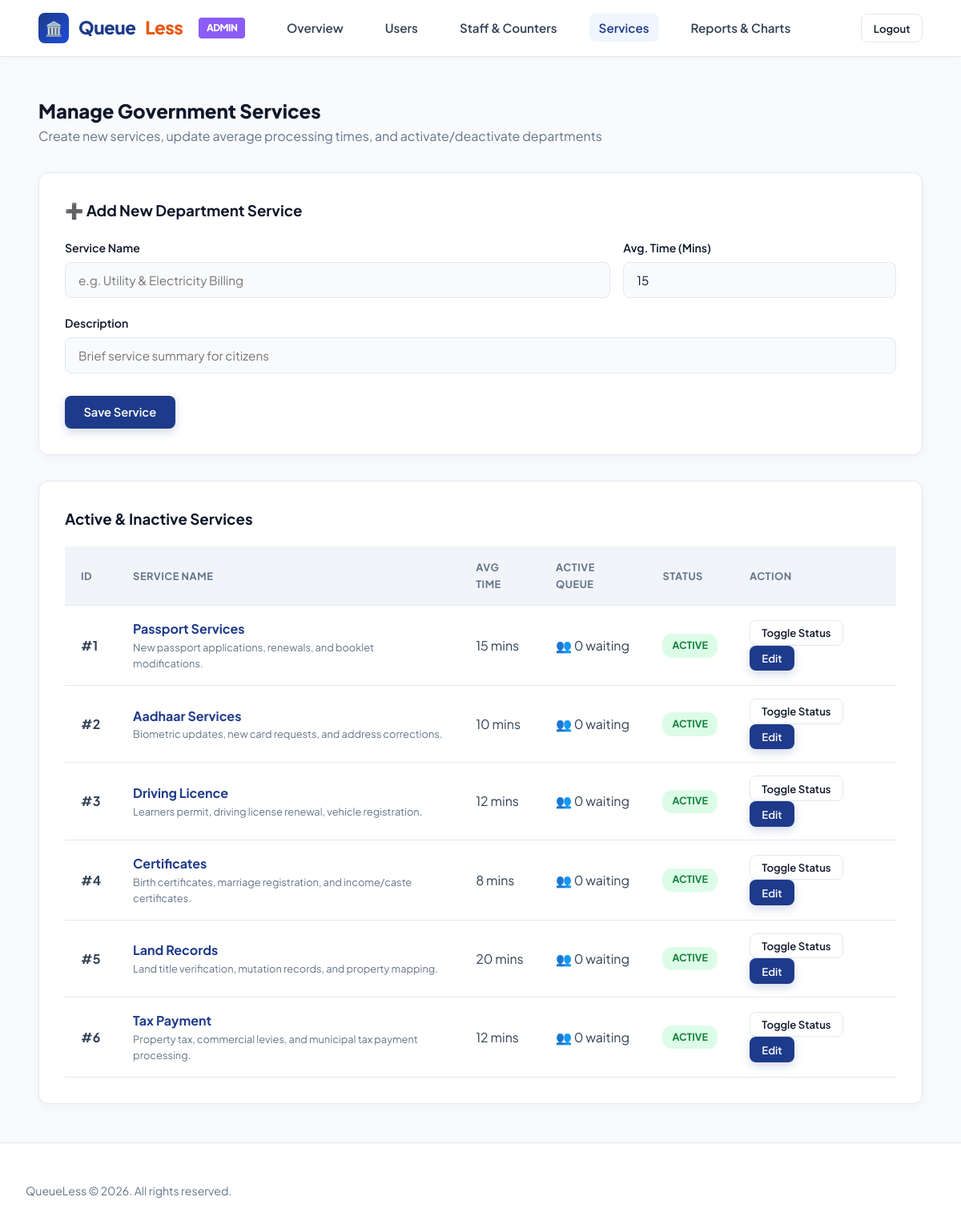
Page /admin/services (signed in) on the committed database.
### models/service.py (models this page shows)
class Service(db.Model):
    __tablename__ = 'services'
    id = db.Column(db.Integer, primary_key=True, autoincrement=True)
    service_name = db.Column(db.String(100), nullable=False, unique=True)
    description = db.Column(db.Text, nullable=True)
    average_service_time = db.Column(db.Integer, default=15) # in minutes
    status = db.Column(db.String(20), default='active', index=True) # 'active', 'inactive'
    created_at = db.Column(db.DateTime, default=datetime.utcnow)
    counters = db.relationship('Counter', backref='service', lazy=True)
    tokens = db.relationship('Token', backref='service', lazy=True)
    @property
    def is_active(self):
        return self.status == 'active'
    def to_dict(self):
        active_tokens = [t for t in self.tokens if t.status in ['waiting', 'serving']]
        return {
            'id': self.id,
            'service_name': self.service_name,
            'name': self.service_name, # helper alias for template compatibility
            'description': self.description,
            'average_service_time': self.average_service_time,
            'status': self.status,
            'is_active': self.is_active,
            'active_queue_count': len(active_tokens),
            'created_at': self.created_at.strftime('%Y-%m-%d %H:%M:%S') if self.created_at else None
        }

### models/token.py (models this page shows, shortened)
class Token(db.Model):
    __tablename__ = 'tokens'
    id = db.Column(db.Integer, primary_key=True, autoincrement=True)
    token_number = db.Column(db.String(20), nullable=False, unique=True)
    user_id = db.Column(db.Integer, db.ForeignKey('users.id'), nullable=False, index=True)
    service_id = db.Column(db.Integer, db.ForeignKey('services.id'), nullable=False, index=True)
    counter_id = db.Column(db.Integer, db.ForeignKey('counters.id'), nullable=True)
    status = db.Column(db.String(20), default='waiting', index=True) # 'waiting', 'serving', 'completed', 'skipped', 'cancelled'
    queue_position = db.Column(db.Integer, default=0)
    estimated_wait = db.Column(db.Integer, default=0) # in minutes
    created_at = db.Column(db.DateTime, default=datetime.utcnow, index=True)
    called_at = db.Column(db.DateTime, nullable=True)
    completed_at = db.Column(db.DateTime, nullable=True)
    __table_args__ = (
        db.Index('idx_tokens_service_status', 'service_id', 'status'),
    )
    notifications = db.relationship('Notification', backref='token', lazy=True, cascade="all, delete-orphan")

### routes/admin.py (the view, shortened to what this page needs)
@admin_bp.route('/services', methods=['GET', 'POST'])
@admin_required
def services():
    all_services = Service.query.all()
    return render_template('admin/services.html', services=all_services)

### routes/admin.py (called while the page is built)
def admin_required(f):
    @wraps(f)
    def decorated_function(*args, **kwargs):
        if 'user_id' not in session:
            flash('Please log in first.', 'warning')
            return redirect(url_for('auth.login'))
        if session.get('role') != 'admin':
            flash('Access denied. Administrator privileges required.', 'danger')
            return redirect(url_for('index'))
        return f(*args, **kwargs)
    return decorated_function

### templates/admin/services.html (shortened to what this page needs)
<!DOCTYPE html>
<html lang="en">
<head>
  <link rel="stylesheet" href="{{ url_for('static', filename='css/style.css') }}">
</head>
<body>
  <nav class="navbar">
    <div class="nav-left">
      <a href="{{ url_for('index') }}" class="brand">
        <div class="brand-icon">🏛️</div>
        Queue<span>Less</span> <span style="font-size: 0.75rem; background: #8b5cf6; color: white; padding: 0.2rem 0.6rem; border-radius: 4px; margin-left: 0.5rem;">ADMIN</span>
      </a>
      <ul class="nav-menu">
        <li><a href="{{ url_for('admin.dashboard') }}" class="nav-link">Overview</a></li>
        <li><a href="{{ url_for('admin.users') }}" class="nav-link">Users</a></li>
        <li><a href="{{ url_for('admin.staff') }}" class="nav-link">Staff & Counters</a></li>
        <li><a href="{{ url_for('admin.services') }}" class="nav-link active">Services</a></li>
        <li><a href="{{ url_for('admin.reports') }}" class="nav-link">Reports & Charts</a></li>
      </ul>
    </div>
    <div class="nav-right">
      <a href="{{ url_for('auth.logout') }}" class="btn btn-outline btn-sm">Logout</a>
    </div>
  </nav>
  <div class="main-container">
    <div style="margin-bottom: 2rem;">
      <h2 style="font-weight: 800; color: var(--text-dark);">Manage Government Services</h2>
      <p style="color: var(--text-muted);">Create new services, update average processing times, and activate/deactivate departments</p>
    </div>
    <div class="form-card" style="margin-bottom: 2rem;">
      <h3 style="font-weight: 700; color: var(--text-dark); margin-bottom: 1.25rem;">➕ Add New Department Service</h3>
      <form action="{{ url_for('admin.services') }}" method="POST">
        <div style="display: grid; grid-template-columns: 2fr 1fr; gap: 1rem;">
          <div class="form-group">
            <label>Service Name</label>
            <input type="text" name="service_name" class="form-control" placeholder="e.g. Utility & Electricity Billing" required>
          </div>
          <div class="form-group">
            <label>Avg. Time (Mins)</label>
            <input type="number" name="average_service_time" class="form-control" value="15" min="1" required>
          </div>
        </div>
        <div class="form-group">
          <label>Description</label>
          <input type="text" name="description" class="form-control" placeholder="Brief service summary for citizens">
        </div>
        <button type="submit" class="btn btn-primary" style="margin-top: 0.5rem;">Save Service</button>
      </form>
    </div>
    <div class="form-card">
      <h3 style="font-weight: 700; color: var(--text-dark); margin-bottom: 1.25rem;">Active & Inactive Services</h3>
      <div class="table-responsive">
        <table class="table">
          <thead>
            <tr>
              <th>ID</th>
              <th>Service Name</th>
              <th>Avg Time</th>
              <th>Active Queue</th>
              <th>Status</th>
              <th>Action</th>
            </tr>
          </thead>
          <tbody>
            {% for s in services %}
              <tr>
                <td><strong>#{{ s.id }}</strong></td>
                <td>
                  <strong style="color: var(--primary-royal);">{{ s.service_name }}</strong>
                  <div style="font-size: 0.8rem; color: var(--text-muted);">{{ s.description }}</div>
                </td>
                <td>{{ s.average_service_time }} mins</td>
                <td>👥 {{ s.to_dict().active_queue_count }} waiting</td>
                <td><span class="status-tag {% if s.is_active %}status-serving{% else %}status-skipped{% endif %}">{{ s.status }}</span></td>
                <td>
                  <form action="{{ url_for('admin.services') }}" method="POST" style="display:inline;">
                    <button type="submit" class="btn btn-outline btn-sm">Toggle Status</button>
                  </form>
                  <button type="button" class="btn btn-primary btn-sm" onclick="document.getElementById('edit-form-{{ s.id }}').style.display = document.getElementById('edit-form-{{ s.id }}').style.display === 'none' ? 'block' : 'none';">Edit</button>
                </td>
              </tr>
            {% endfor %}
          </tbody>
        </table>
      </div>
    </div>
  </div>
  <footer>
    <div class="footer-content">
      <div class="footer-copyright">QueueLess © 2026. All rights reserved.</div>
    </div>
  </footer>
</body>
</html>

### static/css/style.css (style rules this page uses)
:root { --font-family: 'Plus Jakarta Sans', system-ui, -apple-system, sans-serif; --bg-main: #f8fafc; --bg-alt: #f1f5f9; --card-bg: #ffffff; --nav-bg: #ffffff; --primary-royal: #1e3a8a; --primary-blue: #1d4ed8; --primary-light: #eff6ff; --accent-orange: #ea580c; --accent-amber: #f59e0b; --accent-light: #fff7ed; --text-dark: #0f172a; --text-body: #334155; --text-muted: #64748b; --border-light: #e2e8f0; --status-waiting: #f59e0b; --status-serving: #10b981; --status-completed: #2563eb; --status-skipped: #ef4444; --radius-sm: 8px; --radius-md: 12px; --radius-lg: 18px; --shadow-soft: 0 10px 25px -5px rgba(15, 23, 42, 0.05), 0 8px 10px -6px rgba(15, 23, 42, 0.01); --shadow-card: 0 4px 14px rgba(15, 23, 42, 0.04); --shadow-hover: 0 12px 30px -4px rgba(15, 23, 42, 0.1); --transition: all 0.2s cubic-bezier(0.4, 0, 0.2, 1); }
* { box-sizing: border-box; margin: 0; padding: 0; }
body { font-family: var(--font-family); background-color: var(--bg-main); color: var(--text-body); min-height: 100vh; display: flex; flex-direction: column; line-height: 1.6; overflow-x: hidden; }
a { color: var(--primary-blue); text-decoration: none; transition: var(--transition); }
.navbar { display: flex; justify-content: space-between; align-items: center; padding: 1rem 3rem; background-color: var(--nav-bg); border-bottom: 1px solid var(--border-light); position: sticky; top: 0; z-index: 1000; box-shadow: 0 2px 10px rgba(0, 0, 0, 0.02); }
.nav-left { display: flex; align-items: center; gap: 2.5rem; }
.brand { display: flex; align-items: center; gap: 0.75rem; font-weight: 800; font-size: 1.4rem; color: var(--primary-royal); letter-spacing: -0.5px; }
.brand-icon { background: linear-gradient(135deg, var(--primary-royal), var(--primary-blue)); color: #ffffff; width: 38px; height: 38px; border-radius: var(--radius-sm); display: flex; align-items: center; justify-content: center; font-size: 1.1rem; }
.brand span { color: var(--accent-orange); }
.nav-menu { display: flex; align-items: center; gap: 1.75rem; list-style: none; }
.nav-link { color: var(--text-body); font-weight: 600; font-size: 0.95rem; padding: 0.5rem 0.75rem; border-radius: var(--radius-sm); }
.nav-link:hover, .nav-link.active { color: var(--primary-royal); background-color: var(--primary-light); }
.nav-right { display: flex; align-items: center; gap: 1rem; }
.btn { display: inline-flex; align-items: center; justify-content: center; gap: 0.5rem; padding: 0.65rem 1.4rem; font-weight: 600; font-size: 0.92rem; border-radius: var(--radius-sm); border: 1px solid transparent; cursor: pointer; transition: var(--transition); font-family: inherit; }
.btn-primary { background-color: var(--primary-royal); color: #ffffff; box-shadow: 0 4px 12px rgba(30, 58, 138, 0.2); }
.btn-outline { background-color: transparent; border-color: var(--border-light); color: var(--text-dark); }
.btn-sm { padding: 0.4rem 0.9rem; font-size: 0.82rem; }
.main-container { max-width: 1240px; width: 92%; margin: 3rem auto; flex: 1; }
.form-card { background: #ffffff; padding: 2rem; border-radius: var(--radius-md); border: 1px solid var(--border-light); box-shadow: var(--shadow-card); }
.form-group { margin-bottom: 1.25rem; }
.form-group label { display: block; font-weight: 600; margin-bottom: 0.4rem; font-size: 0.88rem; color: var(--text-dark); }
.form-control { width: 100%; padding: 0.75rem 1rem; background-color: var(--bg-main); border: 1px solid var(--border-light); border-radius: var(--radius-sm); color: var(--text-dark); font-size: 0.95rem; outline: none; font-family: inherit; transition: var(--transition); }
.status-tag { display: inline-block; padding: 0.3rem 0.75rem; border-radius: 12px; font-size: 0.78rem; font-weight: 700; text-transform: uppercase; }
.status-serving { background: #dcfce7; color: #15803d; }
.table-responsive { width: 100%; overflow-x: auto; }
.table { width: 100%; border-collapse: collapse; text-align: left; }
.table th, .table td { padding: 1rem 1.25rem; border-bottom: 1px solid var(--border-light); }
.table th { background-color: var(--bg-alt); color: var(--text-muted); font-weight: 700; font-size: 0.8rem; text-transform: uppercase; letter-spacing: 0.5px; }
footer { background-color: #ffffff; border-top: 1px solid var(--border-light); padding: 3rem 2rem 2rem; margin-top: auto; }
.footer-content { max-width: 1240px; margin: 0 auto; display: flex; justify-content: space-between; align-items: center; flex-wrap: wrap; gap: 1.5rem; }
.footer-copyright { color: var(--text-muted); font-size: 0.88rem; }

### rows in the picture
Service: id "1", service_name "Passport Services", description "New passport applications, renewals, and booklet modifications.", average_service_time "15", to_dict "0", status "ACTIVE"
Service: id "2", service_name "Aadhaar Services", description "Biometric updates, new card requests, and address corrections.", average_service_time "10", to_dict "0", status "ACTIVE"
Service: id "3", service_name "Driving Licence", description "Learners permit, driving license renewal, vehicle registration.", average_service_time "12", to_dict "0", status "ACTIVE"
Service: id "4", service_name "Certificates", description "Birth certificates, marriage registration, and income/caste certificates.", average_service_time "8", to_dict "0", status "ACTIVE"
Service: id "5", service_name "Land Records", description "Land title verification, mutation records, and property mapping.", average_service_time "20", to_dict "0", status "ACTIVE"
Service: id "6", service_name "Tax Payment", description "Property tax, commercial levies, and municipal tax payment processing.", average_service_time "12", to_dict "0", status "ACTIVE"
